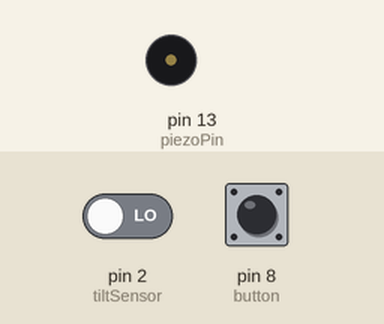
Recording of a sketch running on a simulated Arduino Uno, built with avr-gcc and run on an emulated ATmega328P. Parts: buzzer (waves = sounding). The test bench sets the inputs (shaded band); at power-on: pin 2 (tiltSensor) LOW, pin 8 (button) HIGH. What the sketch prints to the serial monitor is not drawn.

Above: at 1.2 s.
1.3 s: pin 2 (tiltSensor) driven HIGH
At 1.7 s:
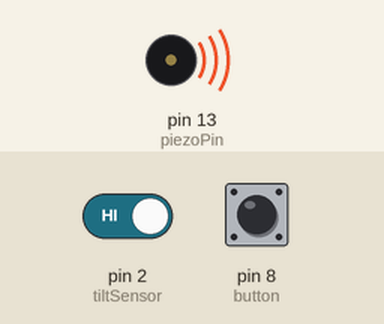
4.3 s: pin 8 (button) pulled LOW for 0.15 s
7.3 s: pin 2 (tiltSensor) driven LOW
At 7.8 s:
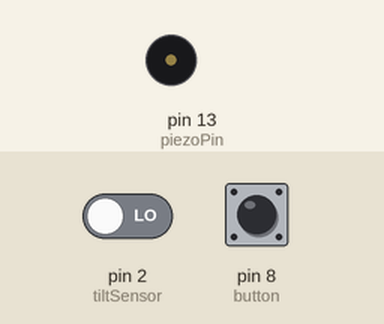
8.8 s: pin 8 (button) pulled LOW for 3.2 s
At 12.7 s:
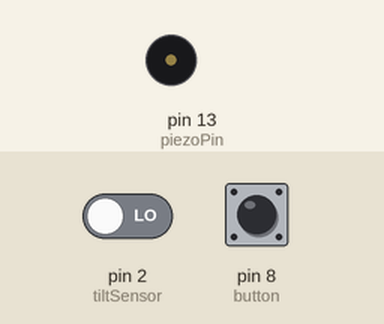
Timing chart, 0 to 14.2 s (numbered marks = the images above; inputs shaded):
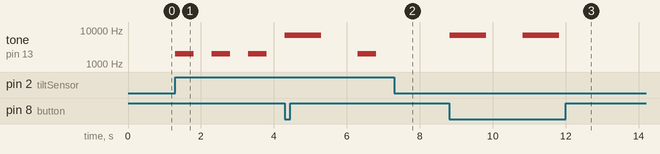

The sketch:

TiltSensorTeri.ino
```cpp
int piezoPin = 13;
int tiltSensor = 2;
int button = 8;
int value = 0;
int buttonState=0;

void setup()
{
  Serial.begin(9600);
  pinMode(piezoPin, OUTPUT);
  pinMode(tiltSensor, INPUT);
  pinMode(button, INPUT);
}

void loop()
{
  buttonState = digitalRead(button);
  Serial.print(buttonState);
  if (buttonState==0){
    Serial.println("Button pressed");
    tone(piezoPin, 7000);
    delay(1000);
    noTone(piezoPin);
    delay(1000);
  }
  value = digitalRead(tiltSensor);   // reads the value at a digital input
  //Serial.println(value);
  if (value==1){

    tone(piezoPin, 2000);
    delay(500);
    noTone(piezoPin);
    delay(500);
  }
}
```

Measured:
- after the input at 1.3 s, tone on pin 13 (piezoPin): alternates 2000 Hz for 0.50 s and silent for 0.50 s, starting at once
- after the input at 7.3 s, tone on pin 13 (piezoPin): stays silent (without the input it goes to 2000 Hz after 0.00 s)
- after the input at 8.8 s, tone on pin 13 (piezoPin): alternates 7000 Hz for 1.0 s and silent for 1.0 s, 4 changes in all, then stays silent, starting at once
